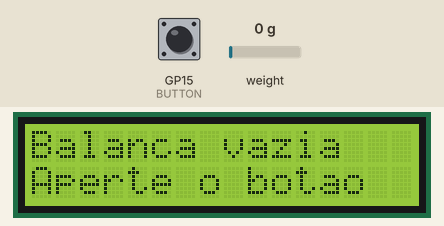
Recording of a sketch running on a simulated Raspberry Pi Pico. On the bench: 16×2 character LCD. The test bench sets the inputs (shaded band); at power-on: GP15 (BUTTON) HIGH, weight on the scale 0 g.

Above: at 1.0 s.
1.1 s: GP15 (BUTTON) pulled LOW for 0.15 s
At 2.8 s:
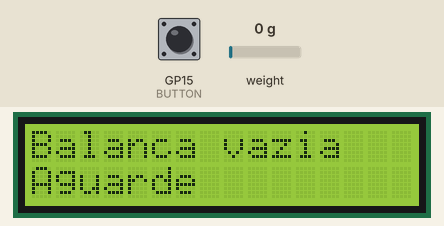
4.2 s: GP15 (BUTTON) pulled LOW for 3.2 s
At 8.3 s:
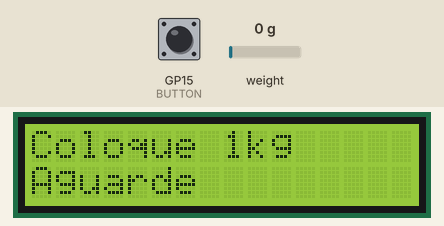
12.0 s: weight on the scale set to 1250 g
At 13.0 s:
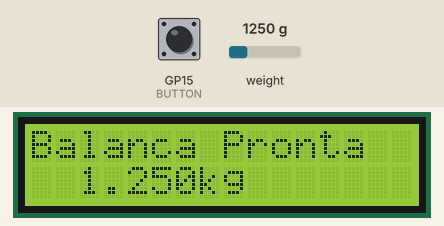
14.1 s: weight on the scale set to 2500 g
At 15.4 s:
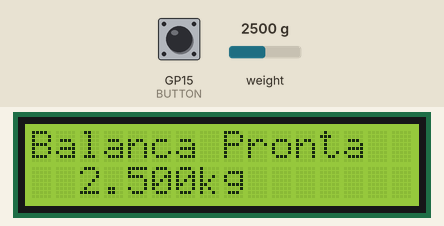
Timing chart, 0 to 17.0 s (numbered marks = the images above; inputs shaded):
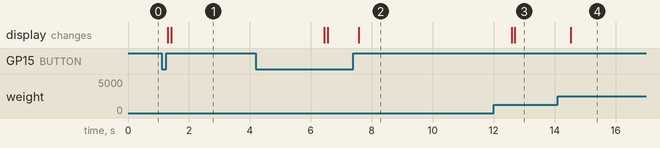

Measured:
- after the input at 1.1 s, the display: first changes after 0.21 s (image 1 shows a later state)
- after the input at 4.2 s, the display: first differs from a run without the input after 2.4 s (image 2 shows a later state)
- after the input at 14.1 s, the display: changes after 0.43 s (image 4)

The sketch:

loadcell_arduino.ino
```cpp
// Exemplo com Célula de Carga

#include <HX711.h>
#include <Wire.h>
#include <LiquidCrystal_PCF8574.h>

// Acesso ao LCD
LiquidCrystal_PCF8574 lcd(0x27);

// HX711 ADC
const int HX711_DT = 12;
const int HX711_CK = 13;
HX711 sensor;

// Botão
const int BUTTON = 15;

// Iniciação
void setup() {
  // Inicia botão
  pinMode (BUTTON, INPUT_PULLUP);

  // Inicia o display
  Wire.setSDA(16);
  Wire.setSCL(17);
  Wire.begin();
  lcd.begin(16, 2);
  lcd.setBacklight(255);

  // Calibração inicial
  sensor.begin(HX711_DT, HX711_CK);
  keyPress("Balanca vazia");
  sensor.tare(50);
  keyPress("Coloque 1kg");
  long reading = sensor.read_average(50);
  sensor.set_scale ((reading - sensor.get_offset())/1.00f);
  lcd.clear();
  lcd.print("Balanca Pronta");
}

// Laco Principal
void loop() {
  // lê e mostra o peso
  float weight = sensor.get_units();
  char msg[17];
  dtostrf (weight, 7, 3, msg);
  strcat (msg, "kg");
  lcd.setCursor(0,1);
  lcd.print(msg);

  // dá um tempo entre leituras
  delay (500);
}

// Mostra mensagem e espera a tecla
void keyPress(const char *msg) {
  lcd.clear();
  lcd.print(msg);
  lcd.setCursor(0,1);
  lcd.print("Aperte o botao");
  while (digitalRead(BUTTON) == HIGH) {
    delay(100);
  }
  delay(100); // debounce
  lcd.setCursor(0,1);
  lcd.print("Solte o botao ");
  while (digitalRead(BUTTON) == LOW) {
    delay(100);
  }
  delay(100); // debounce
  lcd.setCursor(0,1);
  lcd.print("Aguarde        ");
}
```
